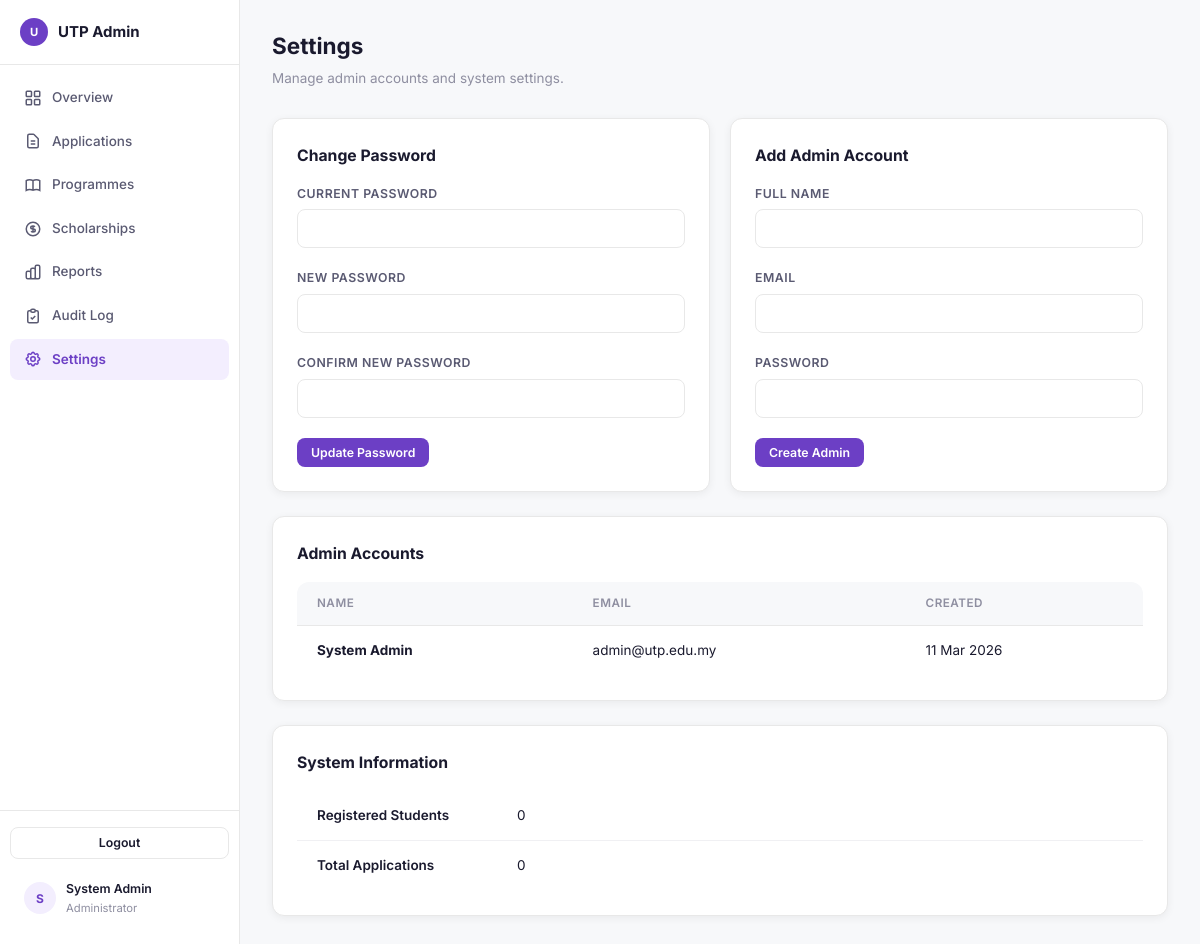
Screenshot of /admin/settings.php (signed in) with the database file from the repository.
### tables this page shows
CREATE TABLE IF NOT EXISTS users (
    id INT AUTO_INCREMENT PRIMARY KEY,
    full_name VARCHAR(100) NOT NULL,
    email VARCHAR(100) NOT NULL UNIQUE,
    password_hash VARCHAR(255) NOT NULL,
    ic_number VARCHAR(20) NOT NULL UNIQUE,
    phone VARCHAR(20) NOT NULL,
    role ENUM('student', 'admin') NOT NULL DEFAULT 'student',
    email_verified TINYINT(1) DEFAULT 0,
    created_at TIMESTAMP DEFAULT CURRENT_TIMESTAMP
);

### admin/settings.php (the view, shortened to what this page needs)
<?php
require_once __DIR__ . '/admin_header.php';
$db = getDB();
$admins = $db->query("SELECT id, full_name, email, created_at FROM users WHERE role = 'admin' ORDER BY created_at")->fetchAll();
$totalUsers = $db->query("SELECT COUNT(*) FROM users WHERE role = 'student'")->fetchColumn();
$totalApps = $db->query("SELECT COUNT(*) FROM applications")->fetchColumn();
?>
<div class="page-header">
    <h1>Settings</h1>
    <p>Manage admin accounts and system settings.</p>
</div>
<div class="grid-2">
    <div class="card">
        <h3 style="font-size:1.05rem; margin-bottom:16px;">Change Password</h3>
        <form method="POST">
            <div class="form-group">
                <label class="form-label">Current Password</label>
                <input type="password" name="current_password" class="form-input admin-focus" required>
            </div>
            <div class="form-group">
                <label class="form-label">New Password</label>
                <input type="password" name="new_password" class="form-input admin-focus" required>
            </div>
            <div class="form-group">
                <label class="form-label">Confirm New Password</label>
                <input type="password" name="confirm_password" class="form-input admin-focus" required>
            </div>
            <button type="submit" class="btn btn-purple btn-sm">Update Password</button>
        </form>
    </div>
    <div class="card">
        <h3 style="font-size:1.05rem; margin-bottom:16px;">Add Admin Account</h3>
        <form method="POST">
            <div class="form-group">
                <label class="form-label">Full Name</label>
                <input type="text" name="full_name" class="form-input admin-focus" required>
            </div>
            <div class="form-group">
                <label class="form-label">Email</label>
                <input type="email" name="email" class="form-input admin-focus" required>
            </div>
            <div class="form-group">
                <label class="form-label">Password</label>
                <input type="password" name="password" class="form-input admin-focus" required>
            </div>
            <button type="submit" class="btn btn-purple btn-sm">Create Admin</button>
        </form>
    </div>
</div>
<div class="card mt-6">
    <h3 style="font-size:1.05rem; margin-bottom:16px;">Admin Accounts</h3>
    <div class="table-wrap" style="border:none; box-shadow:none;">
        <table>
            <thead><tr><th>Name</th><th>Email</th><th>Created</th></tr></thead>
            <tbody>
            <?php foreach ($admins as $admin): ?>
                <tr>
                    <td><strong><?= htmlspecialchars($admin['full_name']) ?></strong></td>
                    <td><?= htmlspecialchars($admin['email']) ?></td>
                    <td><?= date('d M Y', strtotime($admin['created_at'])) ?></td>
                </tr>
            <?php endforeach; ?>
            </tbody>
        </table>
    </div>
</div>
<div class="card mt-6">
    <h3 style="font-size:1.05rem; margin-bottom:16px;">System Information</h3>
    <div class="table-wrap" style="border:none; box-shadow:none;">
        <table>
            <tr><td style="width:200px; font-weight:600;">Registered Students</td><td><?= $totalUsers ?></td></tr>
            <tr><td style="font-weight:600;">Total Applications</td><td><?= $totalApps ?></td></tr>
        </table>
    </div>
</div>
<?php require_once __DIR__ . '/admin_footer.php'; ?>

### assets/css/style.css (style rules this page uses)
*, *::before, *::after { margin: 0; padding: 0; box-sizing: border-box; }
:root { --orange: #e8630a; --orange-hover: #cf5800; --orange-light: #fff4ec; --orange-badge: #fef0e6; --purple: #6c3fc5; --purple-hover: #5a32a3; --purple-light: #f3eefe; --purple-badge: #ece5f9; --text: #1a1a2e; --text-secondary: #5a5a72; --text-muted: #8e8ea0; --bg: #ffffff; --bg-page: #f7f8fa; --border: #e8e8e8; --border-light: #f0f0f3; --card-shadow: 0 2px 8px rgba(0,0,0,0.06); --card-shadow-hover: 0 4px 16px rgba(0,0,0,0.1); --green: #22a867; --green-bg: #edfaf3; --yellow: #e6a817; --yellow-bg: #fef9ea; --red: #dc3545; --red-bg: #fef0f1; --blue: #3b82f6; --blue-bg: #eff6ff; --radius: 8px; --radius-lg: 12px; --font: 'Inter', -apple-system, BlinkMacSystemFont, sans-serif; }
html { font-size: 15px; }
body { font-family: var(--font); color: var(--text); background: var(--bg-page); line-height: 1.6; -webkit-font-smoothing: antialiased; }
button, input, select, textarea { font-family: inherit; font-size: inherit; }
.btn { display: inline-flex; align-items: center; justify-content: center; gap: 8px; padding: 10px 20px; border-radius: var(--radius); font-weight: 600; font-size: 0.9rem; border: none; cursor: pointer; transition: all 0.2s; text-decoration: none; line-height: 1.4; }
.btn-purple { background: var(--purple); color: #fff; }
.btn-sm { padding: 6px 14px; font-size: 0.82rem; }
.card { background: var(--bg); border: 1px solid var(--border); border-radius: var(--radius-lg); padding: 24px; box-shadow: var(--card-shadow); transition: box-shadow 0.2s; }
.form-group { margin-bottom: 20px; }
.form-label { display: block; font-size: 0.82rem; font-weight: 600; color: var(--text-secondary); text-transform: uppercase; letter-spacing: 0.5px; margin-bottom: 6px; }
.form-input { width: 100%; padding: 10px 14px; border: 1.5px solid var(--border); border-radius: var(--radius); font-size: 0.95rem; color: var(--text); background: var(--bg); transition: border-color 0.2s; outline: none; }
.form-input::placeholder { color: var(--text-muted); }
.table-wrap { background: var(--bg); border: 1px solid var(--border); border-radius: var(--radius-lg); overflow-x: auto; -webkit-overflow-scrolling: touch; }
.table-wrap table { width: 100%; border-collapse: collapse; }
.table-wrap th { text-align: left; padding: 12px 20px; font-size: 0.78rem; font-weight: 600; color: var(--text-muted); text-transform: uppercase; letter-spacing: 0.5px; border-bottom: 1px solid var(--border); background: var(--bg-page); }
.table-wrap td { padding: 14px 20px; font-size: 0.9rem; border-bottom: 1px solid var(--border-light); }
.table-wrap tr:last-child td { border-bottom: none; }
.page-header { margin-bottom: 28px; }
.page-header h1 { font-size: 1.5rem; font-weight: 700; color: var(--text); }
.page-header p { color: var(--text-muted); font-size: 0.9rem; margin-top: 4px; }
.grid-2 { display: grid; grid-template-columns: 1fr 1fr; gap: 20px; }
.mt-6 { margin-top: 24px; }

### rows the page displays
users: full_name "System Admin", email "admin@utp.edu.my", created_at "11 Mar 2026"

### other values shown
$initials "S"
$currentUser['full_name'] "System Admin"
$totalUsers "0"
$totalApps "0"
